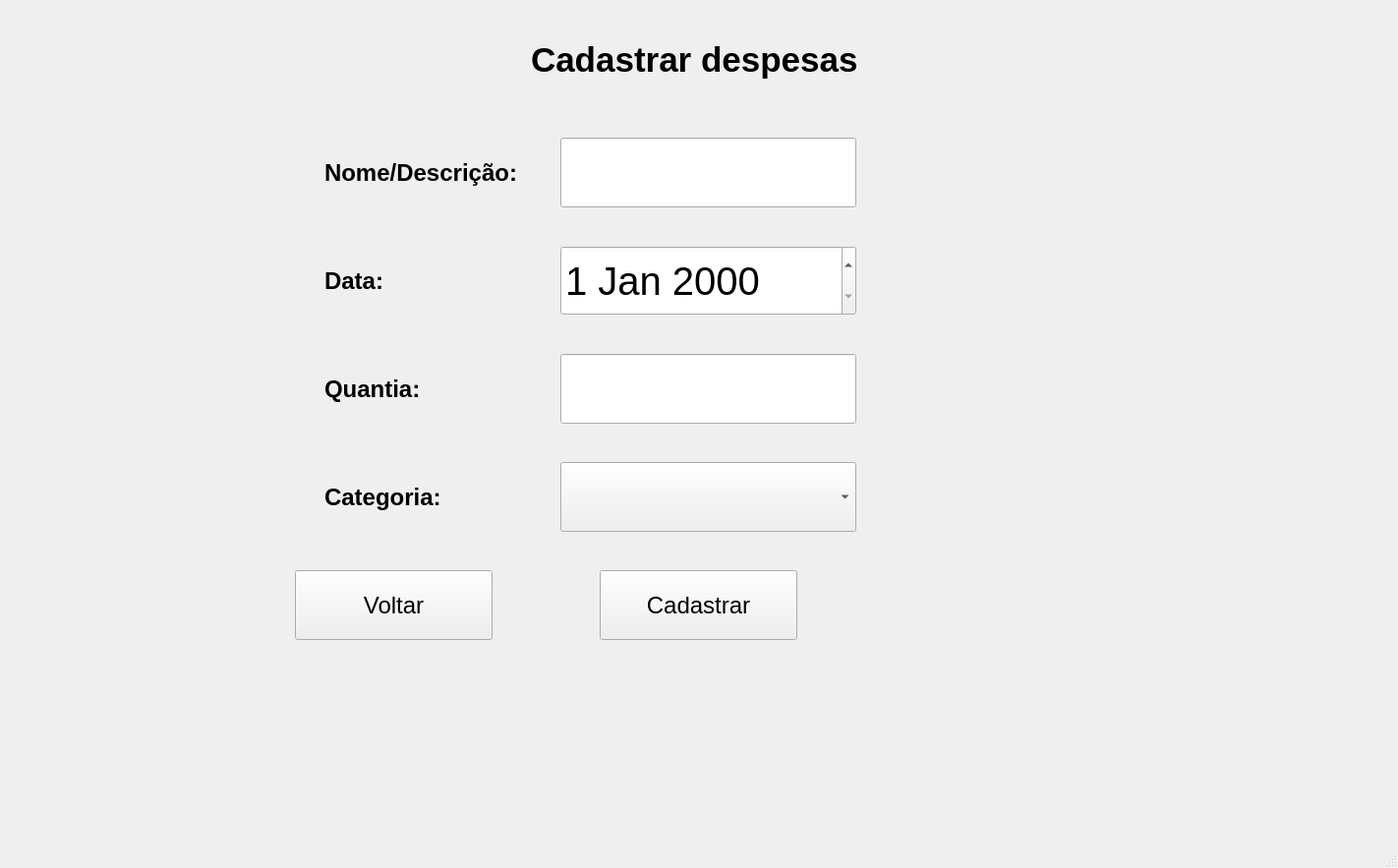
<?xml version="1.0" encoding="UTF-8"?>
<ui version="4.0">
 <class>TelaCadastrarDespesas</class>
 <widget class="QMainWindow" name="TelaCadastrarDespesas">
  <property name="geometry">
   <rect>
    <x>0</x>
    <y>0</y>
    <width>1422</width>
    <height>883</height>
   </rect>
  </property>
  <property name="windowTitle">
   <string>MainWindow</string>
  </property>
  <widget class="QWidget" name="centralwidget">
   <widget class="QPushButton" name="btnVoltar">
    <property name="geometry">
     <rect>
      <x>300</x>
      <y>580</y>
      <width>201</width>
      <height>71</height>
     </rect>
    </property>
    <property name="font">
     <font>
      <pointsize>18</pointsize>
     </font>
    </property>
    <property name="text">
     <string>Voltar</string>
    </property>
   </widget>
   <widget class="QLabel" name="labelCadastro">
    <property name="geometry">
     <rect>
      <x>540</x>
      <y>40</y>
      <width>371</width>
      <height>41</height>
     </rect>
    </property>
    <property name="font">
     <font>
      <pointsize>26</pointsize>
      <weight>75</weight>
      <bold>true</bold>
     </font>
    </property>
    <property name="text">
     <string>Cadastrar despesas</string>
    </property>
   </widget>
   <widget class="QPushButton" name="btnCadastrar">
    <property name="geometry">
     <rect>
      <x>610</x>
      <y>580</y>
      <width>201</width>
      <height>71</height>
     </rect>
    </property>
    <property name="font">
     <font>
      <pointsize>18</pointsize>
     </font>
    </property>
    <property name="text">
     <string>Cadastrar</string>
    </property>
   </widget>
   <widget class="QDateEdit" name="dateEdit">
    <property name="geometry">
     <rect>
      <x>570</x>
      <y>250</y>
      <width>301</width>
      <height>71</height>
     </rect>
    </property>
    <property name="font">
     <font>
      <pointsize>30</pointsize>
     </font>
    </property>
   </widget>
   <widget class="QLabel" name="labelNome">
    <property name="geometry">
     <rect>
      <x>330</x>
      <y>160</y>
      <width>231</width>
      <height>31</height>
     </rect>
    </property>
    <property name="font">
     <font>
      <pointsize>18</pointsize>
      <weight>75</weight>
      <bold>true</bold>
     </font>
    </property>
    <property name="text">
     <string>Nome/Descrição:</string>
    </property>
   </widget>
   <widget class="QLabel" name="labelData">
    <property name="geometry">
     <rect>
      <x>330</x>
      <y>270</y>
      <width>91</width>
      <height>31</height>
     </rect>
    </property>
    <property name="font">
     <font>
      <pointsize>18</pointsize>
      <weight>75</weight>
      <bold>true</bold>
     </font>
    </property>
    <property name="text">
     <string>Data:</string>
    </property>
   </widget>
   <widget class="QLabel" name="labelQuantia">
    <property name="geometry">
     <rect>
      <x>330</x>
      <y>380</y>
      <width>121</width>
      <height>31</height>
     </rect>
    </property>
    <property name="font">
     <font>
      <pointsize>18</pointsize>
      <weight>75</weight>
      <bold>true</bold>
     </font>
    </property>
    <property name="text">
     <string>Quantia:</string>
    </property>
   </widget>
   <widget class="QLabel" name="labelCategoria">
    <property name="geometry">
     <rect>
      <x>330</x>
      <y>490</y>
      <width>141</width>
      <height>31</height>
     </rect>
    </property>
    <property name="font">
     <font>
      <pointsize>18</pointsize>
      <weight>75</weight>
      <bold>true</bold>
     </font>
    </property>
    <property name="text">
     <string>Categoria:</string>
    </property>
   </widget>
   <widget class="QLineEdit" name="lineEditNome">
    <property name="geometry">
     <rect>
      <x>570</x>
      <y>140</y>
      <width>301</width>
      <height>71</height>
     </rect>
    </property>
    <property name="font">
     <font>
      <pointsize>30</pointsize>
     </font>
    </property>
    <property name="text">
     <string/>
    </property>
   </widget>
   <widget class="QLineEdit" name="lineEditQuantia">
    <property name="geometry">
     <rect>
      <x>570</x>
      <y>360</y>
      <width>301</width>
      <height>71</height>
     </rect>
    </property>
    <property name="font">
     <font>
      <pointsize>30</pointsize>
     </font>
    </property>
   </widget>
   <widget class="QComboBox" name="comboBox">
    <property name="geometry">
     <rect>
      <x>570</x>
      <y>470</y>
      <width>301</width>
      <height>71</height>
     </rect>
    </property>
    <property name="font">
     <font>
      <pointsize>30</pointsize>
     </font>
    </property>
    <item>
     <property name="text">
      <string/>
     </property>
    </item>
    <item>
     <property name="text">
      <string>Lazer</string>
     </property>
    </item>
    <item>
     <property name="text">
      <string>Viagem</string>
     </property>
    </item>
    <item>
     <property name="text">
      <string>Mercado</string>
     </property>
    </item>
    <item>
     <property name="text">
      <string>Moradia</string>
     </property>
    </item>
    <item>
     <property name="text">
      <string>Trabalho</string>
     </property>
    </item>
    <item>
     <property name="text">
      <string>Outro</string>
     </property>
    </item>
   </widget>
  </widget>
  <widget class="QMenuBar" name="menubar">
   <property name="geometry">
    <rect>
     <x>0</x>
     <y>0</y>
     <width>1422</width>
     <height>22</height>
    </rect>
   </property>
  </widget>
  <widget class="QStatusBar" name="statusbar"/>
 </widget>
 <resources/>
 <connections/>
</ui>
